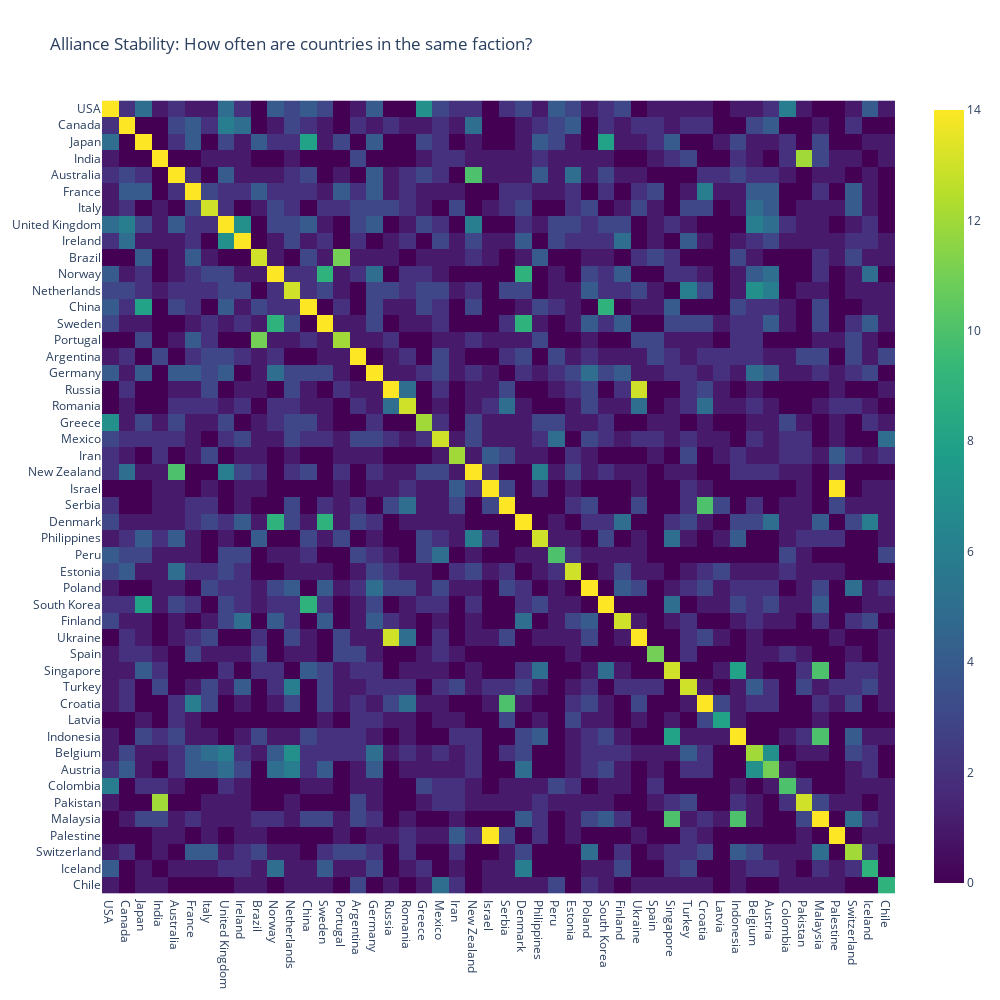

Here is the notebook cell this chart was saved with:
### Markdown cell above
Let's visualize the results for some countries. 

An heatmap indicating the number of quarters spent together is a good choice, having in mind that of course the matrix is symmetric and reach the maximum along the main diagonal.
We are interested in the brighter squares outside of the diagonal

### Code cell
target_countries = [
    'USA', 'Canada', 'Japan', 'India', 'Australia', 'France', 'Italy',
    'United Kingdom', 'Ireland', 'Brazil', 'Norway', 'Netherlands', 'China',
    'Sweden', 'Portugal', 'Argentina', 'Germany', 'Russia', 'Romania',
    'Greece', 'Mexico', 'Iran', 'New Zealand', 'Israel', 'Serbia',
    'Denmark', 'Philippines', 'Peru', 'Estonia', 'Poland', 'South Korea',
    'Finland', 'Ukraine', 'Spain', 'Singapore', 'Turkey',
    'Croatia', 'Latvia', 'Indonesia', 'Belgium', 'Austria', 'Colombia',
    'Pakistan', 'Malaysia', 'Palestine', 'Switzerland', 'Iceland', 'Chile'
    ]

pl.heatmap_co_occurrence(target_countries, q_factions_norm_df)

### Figure 1 — Plotly figure (JSON) as saved in the notebook; plotly's stock layout.template omitted (floating-point values rounded to 4 significant figures; data arrays with more than 128 entries replaced by an {"elided": "..."} marker saying what was removed)
{"data": [{"coloraxis": "coloraxis", "hovertemplate": "x: %{x}<br>y: %{y}<br>color: %{z}<extra></extra>", "name": "0", "type": "heatmap", "x": ["USA", "Canada", "Japan", "India", "Australia", "France", "Italy", "United Kingdom", "Ireland", "Brazil", "Norway", "Netherlands", "China", "Sweden", "Portugal", "Argentina", "Germany", "Russia", "Romania", "Greece", "Mexico", "Iran", "New Zealand", "Israel", "Serbia", "Denmark", "Philippines", "Peru", "Estonia", "Poland", "South Korea", "Finland", "Ukraine", "Spain", "Singapore", "Turkey", "Croatia", "Latvia", "Indonesia", "Belgium", "Austria", "Colombia", "Pakistan", "Malaysia", "Palestine", "Switzerland", "Iceland", "Chile"], "xaxis": "x", "y": ["USA", "Canada", "Japan", "India", "Australia", "France", "Italy", "United Kingdom", "Ireland", "Brazil", "Norway", "Netherlands", "China", "Sweden", "Portugal", "Argentina", "Germany", "Russia", "Romania", "Greece", "Mexico", "Iran", "New Zealand", "Israel", "Serbia", "Denmark", "Philippines", "Peru", "Estonia", "Poland", "South Korea", "Finland", "Ukraine", "Spain", "Singapore", "Turkey", "Croatia", "Latvia", "Indonesia", "Belgium", "Austria", "Colombia", "Pakistan", "Malaysia", "Palestine", "Switzerland", "Iceland", "Chile"], "yaxis": "y", "z": {"elided": "48x48 int values"}}], "layout": {"coloraxis": {"colorscale": [[0, "#440154"], [0.1111, "#482878"], [0.2222, "#3e4989"], [0.3333, "#31688e"], [0.4444, "#26828e"], [0.5556, "#1f9e89"], [0.6667, "#35b779"], [0.7778, "#6ece58"], [0.8889, "#b5de2b"], [1, "#fde725"]]}, "height": 1000, "title": {"text": "Alliance Stability: How often are countries in the same faction?"}, "width": 1000, "xaxis": {"anchor": "y", "constrain": "domain", "domain": [0, 1], "scaleanchor": "y"}, "yaxis": {"anchor": "x", "autorange": "reversed", "constrain": "domain", "domain": [0, 1]}}}
